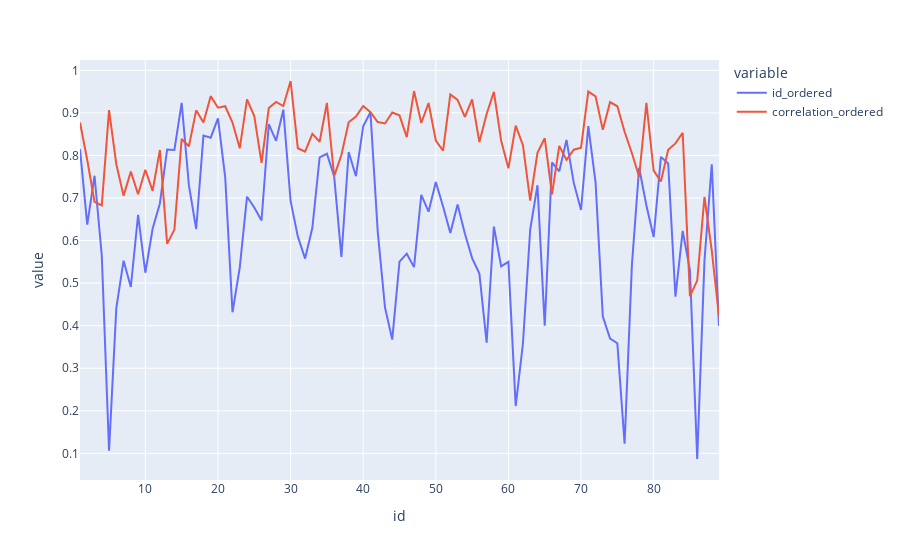

Notebook code cell kept with this figure:
### Code cell
df = pd.DataFrame(dict(
    id_ordered = [corr.iloc[i,i+1] for i in range(len(corr)-1)],
    correlation_ordered = [corr.loc[plants, plants].iloc[i,i+1] for i in range(len(corr)-1)]
))
df["id"] = range(len(df))
df["id"] += 1

fig = px.line(pd.melt(df, id_vars="id"), x="id", y="value", color='variable')
fig.show()

### Figure 1 — Plotly figure (JSON) as saved in the notebook; plotly's stock layout.template omitted (floating-point values rounded to 4 significant figures)
{"data": [{"hovertemplate": "variable=id_ordered<br>id=%{x}<br>value=%{y}<extra></extra>", "legendgroup": "id_ordered", "line": {"color": "#636efa", "dash": "solid"}, "marker": {"symbol": "circle"}, "mode": "lines", "name": "id_ordered", "orientation": "v", "showlegend": true, "type": "scatter", "x": [1, 2, 3, 4, 5, 6, 7, 8, 9, 10, 11, 12, 13, 14, 15, 16, 17, 18, 19, 20, 21, 22, 23, 24, 25, 26, 27, 28, 29, 30, 31, 32, 33, 34, 35, 36, 37, 38, 39, 40, 41, 42, 43, 44, 45, 46, 47, 48, 49, 50, 51, 52, 53, 54, 55, 56, 57, 58, 59, 60, 61, 62, 63, 64, 65, 66, 67, 68, 69, 70, 71, 72, 73, 74, 75, 76, 77, 78, 79, 80, 81, 82, 83, 84, 85, 86, 87, 88, 89], "xaxis": "x", "y": [0.8147, 0.6373, 0.7523, 0.565, 0.1062, 0.4413, 0.5527, 0.4909, 0.6606, 0.5244, 0.6278, 0.6872, 0.8141, 0.8129, 0.9235, 0.7295, 0.6272, 0.8467, 0.8417, 0.8872, 0.7478, 0.4316, 0.5366, 0.7031, 0.6779, 0.6472, 0.8737, 0.8343, 0.9076, 0.693, 0.6094, 0.5576, 0.63, 0.7956, 0.804, 0.7515, 0.5617, 0.8081, 0.7512, 0.8686, 0.9016, 0.621, 0.4431, 0.3674, 0.5505, 0.5692, 0.5376, 0.7074, 0.6678, 0.7375, 0.6799, 0.6179, 0.6845, 0.6166, 0.5587, 0.5223, 0.3601, 0.6328, 0.5394, 0.55, 0.2113, 0.3581, 0.6258, 0.73, 0.3998, 0.7835, 0.7627, 0.8364, 0.7355, 0.6718, 0.8687, 0.7366, 0.4212, 0.3697, 0.3587, 0.1226, 0.5406, 0.7712, 0.6825, 0.6082, 0.7966, 0.7811, 0.4682, 0.6227, 0.5304, 0.08683, 0.5531, 0.7791, 0.3994], "yaxis": "y"}, {"hovertemplate": "variable=correlation_ordered<br>id=%{x}<br>value=%{y}<extra></extra>", "legendgroup": "correlation_ordered", "line": {"color": "#EF553B", "dash": "solid"}, "marker": {"symbol": "circle"}, "mode": "lines", "name": "correlation_ordered", "orientation": "v", "showlegend": true, "type": "scatter", "x": [1, 2, 3, 4, 5, 6, 7, 8, 9, 10, 11, 12, 13, 14, 15, 16, 17, 18, 19, 20, 21, 22, 23, 24, 25, 26, 27, 28, 29, 30, 31, 32, 33, 34, 35, 36, 37, 38, 39, 40, 41, 42, 43, 44, 45, 46, 47, 48, 49, 50, 51, 52, 53, 54, 55, 56, 57, 58, 59, 60, 61, 62, 63, 64, 65, 66, 67, 68, 69, 70, 71, 72, 73, 74, 75, 76, 77, 78, 79, 80, 81, 82, 83, 84, 85, 86, 87, 88, 89], "xaxis": "x", "y": [0.8774, 0.7894, 0.6909, 0.6824, 0.9065, 0.7793, 0.7053, 0.7619, 0.7087, 0.7664, 0.7168, 0.8127, 0.5922, 0.6258, 0.8388, 0.8217, 0.906, 0.8772, 0.9393, 0.9121, 0.9156, 0.8774, 0.8167, 0.9319, 0.8925, 0.7826, 0.9114, 0.9259, 0.916, 0.9749, 0.8169, 0.8088, 0.8507, 0.8323, 0.9233, 0.7514, 0.801, 0.878, 0.8912, 0.9161, 0.9016, 0.8786, 0.8752, 0.901, 0.8942, 0.843, 0.9513, 0.8763, 0.9231, 0.835, 0.811, 0.9433, 0.9305, 0.8906, 0.9318, 0.8313, 0.8973, 0.9495, 0.8346, 0.7697, 0.8699, 0.824, 0.6941, 0.806, 0.8405, 0.7086, 0.8225, 0.7897, 0.8135, 0.8181, 0.9504, 0.9387, 0.8601, 0.9252, 0.9156, 0.8556, 0.8058, 0.7501, 0.9235, 0.7644, 0.7387, 0.8133, 0.8283, 0.8534, 0.4693, 0.506, 0.7026, 0.5772, 0.4224], "yaxis": "y"}], "layout": {"autosize": true, "legend": {"title": {"text": "variable"}, "tracegroupgap": 0}, "margin": {"t": 60}, "xaxis": {"anchor": "y", "autorange": true, "domain": [0, 1], "range": [1, 89], "title": {"text": "id"}, "type": "linear"}, "yaxis": {"anchor": "x", "autorange": true, "domain": [0, 1], "range": [0.03749, 1.024], "title": {"text": "value"}, "type": "linear"}}}
